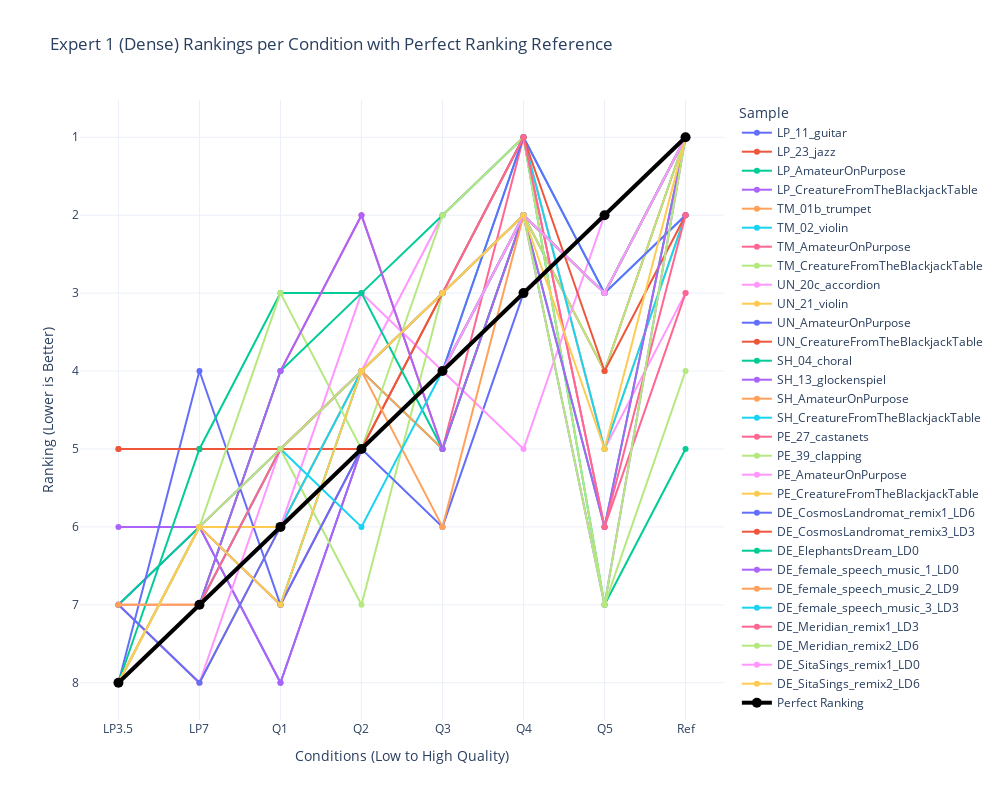

Notebook source saved alongside this figure:
### Code cell
# Spaghetti plot for Expert 1 rankings

# Reshape rankings data for Plotly
expert1_rankings_df = pd.DataFrame(reversed_expert1_rankings, columns=conditions)
expert1_rankings_df['Sample'] = items

# Melt dataframe for better visualization
expert1_rankings_df_melted = expert1_rankings_df.melt(id_vars=['Sample'], var_name='Condition', value_name='Ranking')

expert1_rankings_df_melted = pd.concat([expert1_rankings_df_melted, perfect_df])

# Create plot
fig = px.line(expert1_rankings_df_melted, x='Condition', y='Ranking', color='Sample', markers=True,
              title="Expert 1 (Dense) Rankings per Condition with Perfect Ranking Reference",
              labels={"Ranking": "Ranking (Lower is Better)", "Condition": "Conditions (Low to High Quality)"},
              template="plotly_white")

# Adjust figure dimensions
fig.update_layout(width=1000, height=800)

# Invert y-axis (lower ranks at top)
fig.update_yaxes(autorange="reversed")

# Modify the "Perfect Ranking" line to be more visible
fig.update_traces(
    selector=dict(name="Perfect Ranking"),
    line=dict(width=4, color='black'),
    marker=dict(size=10, color='black')
)

# Show figure
fig.show()

### Figure 1 — Plotly figure (JSON) as saved in the notebook; plotly's stock layout.template omitted (floating-point values rounded to 4 significant figures)
{"data": [{"hovertemplate": "Sample=LP_11_guitar<br>Conditions (Low to High Quality)=%{x}<br>Ranking (Lower is Better)=%{y}<extra></extra>", "legendgroup": "LP_11_guitar", "line": {"color": "#636efa", "dash": "solid"}, "marker": {"symbol": "circle"}, "mode": "lines+markers", "name": "LP_11_guitar", "orientation": "v", "showlegend": true, "type": "scatter", "x": ["LP3.5", "LP7", "Q1", "Q2", "Q3", "Q4", "Q5", "Ref"], "xaxis": "x", "y": [7, 6, 8, 5, 4, 2, 3, 1], "yaxis": "y"}, {"hovertemplate": "Sample=LP_23_jazz<br>Conditions (Low to High Quality)=%{x}<br>Ranking (Lower is Better)=%{y}<extra></extra>", "legendgroup": "LP_23_jazz", "line": {"color": "#EF553B", "dash": "solid"}, "marker": {"symbol": "circle"}, "mode": "lines+markers", "name": "LP_23_jazz", "orientation": "v", "showlegend": true, "type": "scatter", "x": ["LP3.5", "LP7", "Q1", "Q2", "Q3", "Q4", "Q5", "Ref"], "xaxis": "x", "y": [5, 5, 5, 5, 3, 2, 4, 1], "yaxis": "y"}, {"hovertemplate": "Sample=LP_AmateurOnPurpose<br>Conditions (Low to High Quality)=%{x}<br>Ranking (Lower is Better)=%{y}<extra></extra>", "legendgroup": "LP_AmateurOnPurpose", "line": {"color": "#00cc96", "dash": "solid"}, "marker": {"symbol": "circle"}, "mode": "lines+markers", "name": "LP_AmateurOnPurpose", "orientation": "v", "showlegend": true, "type": "scatter", "x": ["LP3.5", "LP7", "Q1", "Q2", "Q3", "Q4", "Q5", "Ref"], "xaxis": "x", "y": [7, 6, 7, 4, 5, 2, 3, 1], "yaxis": "y"}, {"hovertemplate": "Sample=LP_CreatureFromTheBlackjackTable<br>Conditions (Low to High Quality)=%{x}<br>Ranking (Lower is Better)=%{y}<extra></extra>", "legendgroup": "LP_CreatureFromTheBlackjackTable", "line": {"color": "#ab63fa", "dash": "solid"}, "marker": {"symbol": "circle"}, "mode": "lines+markers", "name": "LP_CreatureFromTheBlackjackTable", "orientation": "v", "showlegend": true, "type": "scatter", "x": ["LP3.5", "LP7", "Q1", "Q2", "Q3", "Q4", "Q5", "Ref"], "xaxis": "x", "y": [6, 6, 8, 5, 4, 2, 3, 1], "yaxis": "y"}, {"hovertemplate": "Sample=TM_01b_trumpet<br>Conditions (Low to High Quality)=%{x}<br>Ranking (Lower is Better)=%{y}<extra></extra>", "legendgroup": "TM_01b_trumpet", "line": {"color": "#FFA15A", "dash": "solid"}, "marker": {"symbol": "circle"}, "mode": "lines+markers", "name": "TM_01b_trumpet", "orientation": "v", "showlegend": true, "type": "scatter", "x": ["LP3.5", "LP7", "Q1", "Q2", "Q3", "Q4", "Q5", "Ref"], "xaxis": "x", "y": [7, 8, 6, 5, 4, 2, 3, 1], "yaxis": "y"}, {"hovertemplate": "Sample=TM_02_violin<br>Conditions (Low to High Quality)=%{x}<br>Ranking (Lower is Better)=%{y}<extra></extra>", "legendgroup": "TM_02_violin", "line": {"color": "#19d3f3", "dash": "solid"}, "marker": {"symbol": "circle"}, "mode": "lines+markers", "name": "TM_02_violin", "orientation": "v", "showlegend": true, "type": "scatter", "x": ["LP3.5", "LP7", "Q1", "Q2", "Q3", "Q4", "Q5", "Ref"], "xaxis": "x", "y": [8, 7, 6, 5, 4, 1, 3, 2], "yaxis": "y"}, {"hovertemplate": "Sample=TM_AmateurOnPurpose<br>Conditions (Low to High Quality)=%{x}<br>Ranking (Lower is Better)=%{y}<extra></extra>", "legendgroup": "TM_AmateurOnPurpose", "line": {"color": "#FF6692", "dash": "solid"}, "marker": {"symbol": "circle"}, "mode": "lines+markers", "name": "TM_AmateurOnPurpose", "orientation": "v", "showlegend": true, "type": "scatter", "x": ["LP3.5", "LP7", "Q1", "Q2", "Q3", "Q4", "Q5", "Ref"], "xaxis": "x", "y": [8, 6, 7, 5, 4, 2, 3, 1], "yaxis": "y"}, {"hovertemplate": "Sample=TM_CreatureFromTheBlackjackTable<br>Conditions (Low to High Quality)=%{x}<br>Ranking (Lower is Better)=%{y}<extra></extra>", "legendgroup": "TM_CreatureFromTheBlackjackTable", "line": {"color": "#B6E880", "dash": "solid"}, "marker": {"symbol": "circle"}, "mode": "lines+markers", "name": "TM_CreatureFromTheBlackjackTable", "orientation": "v", "showlegend": true, "type": "scatter", "x": ["LP3.5", "LP7", "Q1", "Q2", "Q3", "Q4", "Q5", "Ref"], "xaxis": "x", "y": [8, 6, 5, 7, 3, 2, 4, 1], "yaxis": "y"}, {"hovertemplate": "Sample=UN_20c_accordion<br>Conditions (Low to High Quality)=%{x}<br>Ranking (Lower is Better)=%{y}<extra></extra>", "legendgroup": "UN_20c_accordion", "line": {"color": "#FF97FF", "dash": "solid"}, "marker": {"symbol": "circle"}, "mode": "lines+markers", "name": "UN_20c_accordion", "orientation": "v", "showlegend": true, "type": "scatter", "x": ["LP3.5", "LP7", "Q1", "Q2", "Q3", "Q4", "Q5", "Ref"], "xaxis": "x", "y": [7, 8, 5, 4, 2, 1, 5, 3], "yaxis": "y"}, {"hovertemplate": "Sample=UN_21_violin<br>Conditions (Low to High Quality)=%{x}<br>Ranking (Lower is Better)=%{y}<extra></extra>", "legendgroup": "UN_21_violin", "line": {"color": "#FECB52", "dash": "solid"}, "marker": {"symbol": "circle"}, "mode": "lines+markers", "name": "UN_21_violin", "orientation": "v", "showlegend": true, "type": "scatter", "x": ["LP3.5", "LP7", "Q1", "Q2", "Q3", "Q4", "Q5", "Ref"], "xaxis": "x", "y": [7, 7, 6, 4, 3, 1, 5, 2], "yaxis": "y"}, {"hovertemplate": "Sample=UN_AmateurOnPurpose<br>Conditions (Low to High Quality)=%{x}<br>Ranking (Lower is Better)=%{y}<extra></extra>", "legendgroup": "UN_AmateurOnPurpose", "line": {"color": "#636efa", "dash": "solid"}, "marker": {"symbol": "circle"}, "mode": "lines+markers", "name": "UN_AmateurOnPurpose", "orientation": "v", "showlegend": true, "type": "scatter", "x": ["LP3.5", "LP7", "Q1", "Q2", "Q3", "Q4", "Q5", "Ref"], "xaxis": "x", "y": [8, 4, 7, 5, 6, 3, 2, 1], "yaxis": "y"}, {"hovertemplate": "Sample=UN_CreatureFromTheBlackjackTable<br>Conditions (Low to High Quality)=%{x}<br>Ranking (Lower is Better)=%{y}<extra></extra>", "legendgroup": "UN_CreatureFromTheBlackjackTable", "line": {"color": "#EF553B", "dash": "solid"}, "marker": {"symbol": "circle"}, "mode": "lines+markers", "name": "UN_CreatureFromTheBlackjackTable", "orientation": "v", "showlegend": true, "type": "scatter", "x": ["LP3.5", "LP7", "Q1", "Q2", "Q3", "Q4", "Q5", "Ref"], "xaxis": "x", "y": [5, 5, 5, 5, 4, 3, 2, 1], "yaxis": "y"}, {"hovertemplate": "Sample=SH_04_choral<br>Conditions (Low to High Quality)=%{x}<br>Ranking (Lower is Better)=%{y}<extra></extra>", "legendgroup": "SH_04_choral", "line": {"color": "#00cc96", "dash": "solid"}, "marker": {"symbol": "circle"}, "mode": "lines+markers", "name": "SH_04_choral", "orientation": "v", "showlegend": true, "type": "scatter", "x": ["LP3.5", "LP7", "Q1", "Q2", "Q3", "Q4", "Q5", "Ref"], "xaxis": "x", "y": [8, 5, 3, 3, 2, 1, 7, 5], "yaxis": "y"}, {"hovertemplate": "Sample=SH_13_glockenspiel<br>Conditions (Low to High Quality)=%{x}<br>Ranking (Lower is Better)=%{y}<extra></extra>", "legendgroup": "SH_13_glockenspiel", "line": {"color": "#ab63fa", "dash": "solid"}, "marker": {"symbol": "circle"}, "mode": "lines+markers", "name": "SH_13_glockenspiel", "orientation": "v", "showlegend": true, "type": "scatter", "x": ["LP3.5", "LP7", "Q1", "Q2", "Q3", "Q4", "Q5", "Ref"], "xaxis": "x", "y": [8, 6, 5, 4, 3, 2, 7, 1], "yaxis": "y"}, {"hovertemplate": "Sample=SH_AmateurOnPurpose<br>Conditions (Low to High Quality)=%{x}<br>Ranking (Lower is Better)=%{y}<extra></extra>", "legendgroup": "SH_AmateurOnPurpose", "line": {"color": "#FFA15A", "dash": "solid"}, "marker": {"symbol": "circle"}, "mode": "lines+markers", "name": "SH_AmateurOnPurpose", "orientation": "v", "showlegend": true, "type": "scatter", "x": ["LP3.5", "LP7", "Q1", "Q2", "Q3", "Q4", "Q5", "Ref"], "xaxis": "x", "y": [8, 7, 6, 4, 5, 2, 3, 1], "yaxis": "y"}, {"hovertemplate": "Sample=SH_CreatureFromTheBlackjackTable<br>Conditions (Low to High Quality)=%{x}<br>Ranking (Lower is Better)=%{y}<extra></extra>", "legendgroup": "SH_CreatureFromTheBlackjackTable", "line": {"color": "#19d3f3", "dash": "solid"}, "marker": {"symbol": "circle"}, "mode": "lines+markers", "name": "SH_CreatureFromTheBlackjackTable", "orientation": "v", "showlegend": true, "type": "scatter", "x": ["LP3.5", "LP7", "Q1", "Q2", "Q3", "Q4", "Q5", "Ref"], "xaxis": "x", "y": [8, 7, 6, 4, 3, 1, 5, 2], "yaxis": "y"}, {"hovertemplate": "Sample=PE_27_castanets<br>Conditions (Low to High Quality)=%{x}<br>Ranking (Lower is Better)=%{y}<extra></extra>", "legendgroup": "PE_27_castanets", "line": {"color": "#FF6692", "dash": "solid"}, "marker": {"symbol": "circle"}, "mode": "lines+markers", "name": "PE_27_castanets", "orientation": "v", "showlegend": true, "type": "scatter", "x": ["LP3.5", "LP7", "Q1", "Q2", "Q3", "Q4", "Q5", "Ref"], "xaxis": "x", "y": [8, 7, 4, 2, 5, 1, 6, 3], "yaxis": "y"}, {"hovertemplate": "Sample=PE_39_clapping<br>Conditions (Low to High Quality)=%{x}<br>Ranking (Lower is Better)=%{y}<extra></extra>", "legendgroup": "PE_39_clapping", "line": {"color": "#B6E880", "dash": "solid"}, "marker": {"symbol": "circle"}, "mode": "lines+markers", "name": "PE_39_clapping", "orientation": "v", "showlegend": true, "type": "scatter", "x": ["LP3.5", "LP7", "Q1", "Q2", "Q3", "Q4", "Q5", "Ref"], "xaxis": "x", "y": [8, 6, 3, 5, 2, 1, 7, 4], "yaxis": "y"}, {"hovertemplate": "Sample=PE_AmateurOnPurpose<br>Conditions (Low to High Quality)=%{x}<br>Ranking (Lower is Better)=%{y}<extra></extra>", "legendgroup": "PE_AmateurOnPurpose", "line": {"color": "#FF97FF", "dash": "solid"}, "marker": {"symbol": "circle"}, "mode": "lines+markers", "name": "PE_AmateurOnPurpose", "orientation": "v", "showlegend": true, "type": "scatter", "x": ["LP3.5", "LP7", "Q1", "Q2", "Q3", "Q4", "Q5", "Ref"], "xaxis": "x", "y": [7, 7, 6, 3, 4, 5, 2, 1], "yaxis": "y"}, {"hovertemplate": "Sample=PE_CreatureFromTheBlackjackTable<br>Conditions (Low to High Quality)=%{x}<br>Ranking (Lower is Better)=%{y}<extra></extra>", "legendgroup": "PE_CreatureFromTheBlackjackTable", "line": {"color": "#FECB52", "dash": "solid"}, "marker": {"symbol": "circle"}, "mode": "lines+markers", "name": "PE_CreatureFromTheBlackjackTable", "orientation": "v", "showlegend": true, "type": "scatter", "x": ["LP3.5", "LP7", "Q1", "Q2", "Q3", "Q4", "Q5", "Ref"], "xaxis": "x", "y": [8, 6, 6, 5, 4, 3, 2, 1], "yaxis": "y"}, {"hovertemplate": "Sample=DE_CosmosLandromat_remix1_LD6<br>Conditions (Low to High Quality)=%{x}<br>Ranking (Lower is Better)=%{y}<extra></extra>", "legendgroup": "DE_CosmosLandromat_remix1_LD6", "line": {"color": "#636efa", "dash": "solid"}, "marker": {"symbol": "circle"}, "mode": "lines+markers", "name": "DE_CosmosLandromat_remix1_LD6", "orientation": "v", "showlegend": true, "type": "scatter", "x": ["LP3.5", "LP7", "Q1", "Q2", "Q3", "Q4", "Q5", "Ref"], "xaxis": "x", "y": [7, 8, 6, 5, 4, 1, 3, 2], "yaxis": "y"}, {"hovertemplate": "Sample=DE_CosmosLandromat_remix3_LD3<br>Conditions (Low to High Quality)=%{x}<br>Ranking (Lower is Better)=%{y}<extra></extra>", "legendgroup": "DE_CosmosLandromat_remix3_LD3", "line": {"color": "#EF553B", "dash": "solid"}, "marker": {"symbol": "circle"}, "mode": "lines+markers", "name": "DE_CosmosLandromat_remix3_LD3", "orientation": "v", "showlegend": true, "type": "scatter", "x": ["LP3.5", "LP7", "Q1", "Q2", "Q3", "Q4", "Q5", "Ref"], "xaxis": "x", "y": [8, 7, 6, 5, 3, 1, 4, 2], "yaxis": "y"}, {"hovertemplate": "Sample=DE_ElephantsDream_LD0<br>Conditions (Low to High Quality)=%{x}<br>Ranking (Lower is Better)=%{y}<extra></extra>", "legendgroup": "DE_ElephantsDream_LD0", "line": {"color": "#00cc96", "dash": "solid"}, "marker": {"symbol": "circle"}, "mode": "lines+markers", "name": "DE_ElephantsDream_LD0", "orientation": "v", "showlegend": true, "type": "scatter", "x": ["LP3.5", "LP7", "Q1", "Q2", "Q3", "Q4", "Q5", "Ref"], "xaxis": "x", "y": [8, 7, 4, 3, 5, 2, 6, 1], "yaxis": "y"}, {"hovertemplate": "Sample=DE_female_speech_music_1_LD0<br>Conditions (Low to High Quality)=%{x}<br>Ranking (Lower is Better)=%{y}<extra></extra>", "legendgroup": "DE_female_speech_music_1_LD0", "line": {"color": "#ab63fa", "dash": "solid"}, "marker": {"symbol": "circle"}, "mode": "lines+markers", "name": "DE_female_speech_music_1_LD0", "orientation": "v", "showlegend": true, "type": "scatter", "x": ["LP3.5", "LP7", "Q1", "Q2", "Q3", "Q4", "Q5", "Ref"], "xaxis": "x", "y": [8, 7, 4, 2, 5, 2, 6, 1], "yaxis": "y"}, {"hovertemplate": "Sample=DE_female_speech_music_2_LD9<br>Conditions (Low to High Quality)=%{x}<br>Ranking (Lower is Better)=%{y}<extra></extra>", "legendgroup": "DE_female_speech_music_2_LD9", "line": {"color": "#FFA15A", "dash": "solid"}, "marker": {"symbol": "circle"}, "mode": "lines+markers", "name": "DE_female_speech_music_2_LD9", "orientation": "v", "showlegend": true, "type": "scatter", "x": ["LP3.5", "LP7", "Q1", "Q2", "Q3", "Q4", "Q5", "Ref"], "xaxis": "x", "y": [7, 7, 5, 4, 6, 2, 3, 1], "yaxis": "y"}, {"hovertemplate": "Sample=DE_female_speech_music_3_LD3<br>Conditions (Low to High Quality)=%{x}<br>Ranking (Lower is Better)=%{y}<extra></extra>", "legendgroup": "DE_female_speech_music_3_LD3", "line": {"color": "#19d3f3", "dash": "solid"}, "marker": {"symbol": "circle"}, "mode": "lines+markers", "name": "DE_female_speech_music_3_LD3", "orientation": "v", "showlegend": true, "type": "scatter", "x": ["LP3.5", "LP7", "Q1", "Q2", "Q3", "Q4", "Q5", "Ref"], "xaxis": "x", "y": [8, 7, 5, 6, 4, 2, 3, 1], "yaxis": "y"}, {"hovertemplate": "Sample=DE_Meridian_remix1_LD3<br>Conditions (Low to High Quality)=%{x}<br>Ranking (Lower is Better)=%{y}<extra></extra>", "legendgroup": "DE_Meridian_remix1_LD3", "line": {"color": "#FF6692", "dash": "solid"}, "marker": {"symbol": "circle"}, "mode": "lines+markers", "name": "DE_Meridian_remix1_LD3", "orientation": "v", "showlegend": true, "type": "scatter", "x": ["LP3.5", "LP7", "Q1", "Q2", "Q3", "Q4", "Q5", "Ref"], "xaxis": "x", "y": [8, 7, 5, 4, 3, 1, 6, 2], "yaxis": "y"}, {"hovertemplate": "Sample=DE_Meridian_remix2_LD6<br>Conditions (Low to High Quality)=%{x}<br>Ranking (Lower is Better)=%{y}<extra></extra>", "legendgroup": "DE_Meridian_remix2_LD6", "line": {"color": "#B6E880", "dash": "solid"}, "marker": {"symbol": "circle"}, "mode": "lines+markers", "name": "DE_Meridian_remix2_LD6", "orientation": "v", "showlegend": true, "type": "scatter", "x": ["LP3.5", "LP7", "Q1", "Q2", "Q3", "Q4", "Q5", "Ref"], "xaxis": "x", "y": [8, 6, 5, 4, 3, 2, 7, 1], "yaxis": "y"}, {"hovertemplate": "Sample=DE_SitaSings_remix1_LD0<br>Conditions (Low to High Quality)=%{x}<br>Ranking (Lower is Better)=%{y}<extra></extra>", "legendgroup": "DE_SitaSings_remix1_LD0", "line": {"color": "#FF97FF", "dash": "solid"}, "marker": {"symbol": "circle"}, "mode": "lines+markers", "name": "DE_SitaSings_remix1_LD0", "orientation": "v", "showlegend": true, "type": "scatter", "x": ["LP3.5", "LP7", "Q1", "Q2", "Q3", "Q4", "Q5", "Ref"], "xaxis": "x", "y": [8, 7, 6, 5, 4, 2, 3, 1], "yaxis": "y"}, {"hovertemplate": "Sample=DE_SitaSings_remix2_LD6<br>Conditions (Low to High Quality)=%{x}<br>Ranking (Lower is Better)=%{y}<extra></extra>", "legendgroup": "DE_SitaSings_remix2_LD6", "line": {"color": "#FECB52", "dash": "solid"}, "marker": {"symbol": "circle"}, "mode": "lines+markers", "name": "DE_SitaSings_remix2_LD6", "orientation": "v", "showlegend": true, "type": "scatter", "x": ["LP3.5", "LP7", "Q1", "Q2", "Q3", "Q4", "Q5", "Ref"], "xaxis": "x", "y": [8, 6, 7, 4, 3, 2, 5, 1], "yaxis": "y"}, {"hovertemplate": "Sample=Perfect Ranking<br>Conditions (Low to High Quality)=%{x}<br>Ranking (Lower is Better)=%{y}<extra></extra>", "legendgroup": "Perfect Ranking", "line": {"color": "black", "dash": "solid", "width": 4}, "marker": {"color": "black", "size": 10, "symbol": "circle"}, "mode": "lines+markers", "name": "Perfect Ranking", "orientation": "v", "showlegend": true, "type": "scatter", "x": ["LP3.5", "LP7", "Q1", "Q2", "Q3", "Q4", "Q5", "Ref"], "xaxis": "x", "y": [8, 7, 6, 5, 4, 3, 2, 1], "yaxis": "y"}], "layout": {"height": 800, "legend": {"title": {"text": "Sample"}, "tracegroupgap": 0}, "title": {"text": "Expert 1 (Dense) Rankings per Condition with Perfect Ranking Reference"}, "width": 1000, "xaxis": {"anchor": "y", "domain": [0, 1], "title": {"text": "Conditions (Low to High Quality)"}}, "yaxis": {"anchor": "x", "autorange": "reversed", "domain": [0, 1], "title": {"text": "Ranking (Lower is Better)"}}}}
